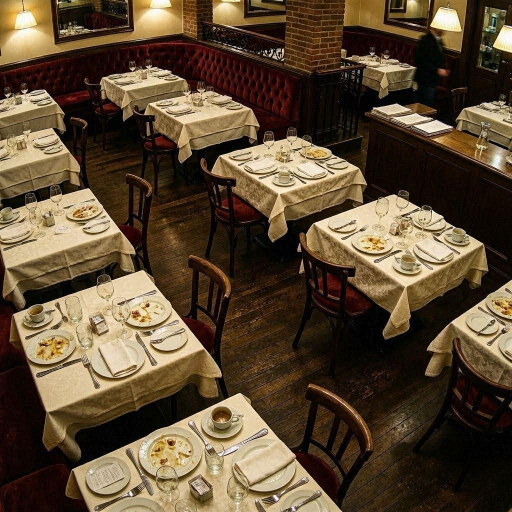
#> input picture foh-table-detection-yolov8/test/images/_03394a5e-61ed-478c-8cf0-4871148c026f_jpeg.rf.c8b63e7b12e23d11b4667b9665e5f145.jpg, 1024 x 1024 px (shown at 1/2 size); its folder holds only this picture in this run
$ python dataset_quality.py
#> lines starting #> are read from the running program, lines starting #| are printed output that depends on the picture
"""Create a provenance manifest and report perceptual near-duplicates.

Run from any directory:
    python tools/dataset_quality.py

The script never deletes or moves images. Review phash_duplicates.csv manually
before deciding whether two images are redundant.
"""

from __future__ import annotations

import argparse
import csv
import hashlib
import json
from collections import Counter
from pathlib import Path

import cv2
import numpy as np


SPLITS = ("train", "valid", "test")
IMAGE_SUFFIXES = {".jpg", ".jpeg", ".png", ".bmp", ".webp", ".tif", ".tiff"}
FALLBACK_CLASS_NAMES = {0: "clean", 1: "dirty", 2: "occupied"}
MANIFEST_FIELDS = [
    "image_path",
    "split",
    "labels_present",
    "label_instance_counts",
    "sha256",
    "phash64",
    "source_platform",
    "source_dataset",
    "dataset_project_url",
    "dataset_declared_license",
    "source_image_url",
    "author_credit",
    "image_license",
    "license_url",
    "authorization_reference",
    "authorization_scope",
    "provenance_status",
    "notes",
]
DUPLICATE_FIELDS = ["image_a", "image_b", "hamming_distance", "split_a", "split_b"]


def load_config(root: Path) -> dict:
    config_path = root / "data.yaml"
    try:
        import yaml
    except ImportError:
        return {}
    if not config_path.exists():
        return {}
    data = yaml.safe_load(config_path.read_text(encoding="utf-8")) or {}
    return data if isinstance(data, dict) else {}


def class_name_map(config: dict) -> dict[int, str]:
    names = config.get("names", FALLBACK_CLASS_NAMES)
    if isinstance(names, list):
        return {index: str(name) for index, name in enumerate(names)}
    if isinstance(names, dict):
        return {int(index): str(name) for index, name in names.items()}
    return FALLBACK_CLASS_NAMES.copy()


def sha256_file(path: Path) -> str:
    digest = hashlib.sha256()
    with path.open("rb") as stream:
        for chunk in iter(lambda: stream.read(1024 * 1024), b""):
            digest.update(chunk)
    return digest.hexdigest()


def perceptual_hash(path: Path) -> str:
    image = cv2.imread(str(path), cv2.IMREAD_GRAYSCALE)
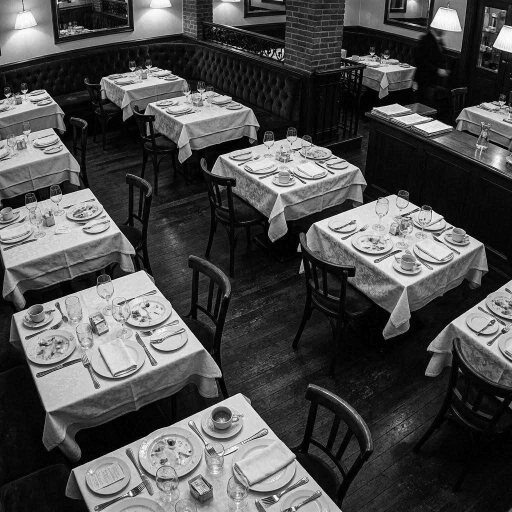
#> image: shape (1024, 1024) (shown at 1/2 size); min 0, max 255, mean 76.8
    if image is None:
        raise ValueError(f"Unable to read image: {path}")
    resized = cv2.resize(image, (32, 32), interpolation=cv2.INTER_AREA)
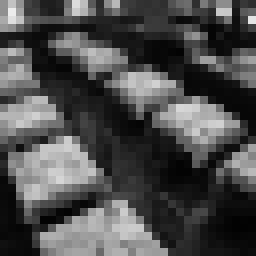
#> resized: shape (32, 32) (shown 8 times larger); min 2, max 236, mean 76.8
    coefficients = cv2.dct(np.float32(resized) / 255.0)[:8, :8].flatten()
#> coefficients = 64 values, max 9.63 at index 0, min -2.09 at index 18, mean 0.288
    median = float(np.median(coefficients[1:]))
#> median = 0.128
    bits = 0
    for coefficient in coefficients:
        bits = (bits << 1) | int(coefficient > median)
#> this loop made 64 passes
#> (coefficient, bits) on passes 1 to 12: (9.63, 1), (1.97, 3), (-0.0726, 6), (-0.478, 12), (-0.202, 24), (0.128, 48), (-0.209, 96), (-0.016, 192), (-0.156, 384), (-0.806, 768), (1.56, 1537), (1.42, 3075)
#> after the loop, bits = 13852878264178625295
    return f"{bits:016x}"


def read_label_counts(label_path: Path, names: dict[int, str]) -> Counter:
    counts: Counter = Counter()
    if not label_path.exists():
        return counts
    for line_number, line in enumerate(label_path.read_text(encoding="utf-8").splitlines(), 1):
        fields = line.split()
        if not fields:
            continue
        try:
            class_id = int(fields[0])
        except (ValueError, IndexError):
            raise ValueError(f"Invalid YOLO label at {label_path}:{line_number}")
        counts[names.get(class_id, f"class_{class_id}")] += 1
    return counts


def previous_metadata(path: Path) -> dict[str, dict[str, str]]:
    if not path.exists():
        return {}
    with path.open("r", encoding="utf-8-sig", newline="") as stream:
        return {row.get("image_path", ""): row for row in csv.DictReader(stream)}


def default_provenance(config: dict) -> dict[str, str]:
    roboflow = config.get("roboflow", {})
    if not isinstance(roboflow, dict):
        roboflow = {}
    project = str(roboflow.get("project", ""))
    version = str(roboflow.get("version", ""))
    return {
        "source_platform": "Roboflow export (original source to verify)",
        "source_dataset": f"{project} v{version}".strip(" v"),
        "dataset_project_url": str(roboflow.get("url", "")),
        "dataset_declared_license": str(roboflow.get("license", "")),
        "source_image_url": "",
        "author_credit": "",
        "image_license": "UNVERIFIED",
        "license_url": "",
        "authorization_reference": "",
        "authorization_scope": "",
        "provenance_status": "needs_manual_verification",
        "notes": (
            "The export declares a project-level license; verify the original "
            "image source and rights for this image."
        ),
    }


def main() -> None:
    parser = argparse.ArgumentParser(description=__doc__)
    default_root = Path(__file__).resolve().parents[1]
    parser.add_argument("--root", type=Path, default=default_root, help="YOLO dataset root")
    parser.add_argument("--threshold", type=int, default=4, help="Maximum pHash Hamming distance")
    parser.add_argument("--manifest", type=Path, help="Manifest CSV path (default: ROOT/dataset_manifest.csv)")
    parser.add_argument("--duplicates", type=Path, help="Duplicate report path (default: ROOT/phash_duplicates.csv)")
    args = parser.parse_args()

    root = args.root.resolve()
    manifest_path = (args.manifest or root / "dataset_manifest.csv").resolve()
    duplicates_path = (args.duplicates or root / "phash_duplicates.csv").resolve()
    config = load_config(root)
    names = class_name_map(config)
    old_rows = previous_metadata(manifest_path)
    defaults = default_provenance(config)
    rows = []
    image_records = []
    instance_totals: Counter = Counter()
    image_totals: Counter = Counter()

    for split in SPLITS:
        image_dir = root / split / "images"
        label_dir = root / split / "labels"
        if not image_dir.exists():
            continue
        for image_path in sorted(p for p in image_dir.iterdir() if p.suffix.lower() in IMAGE_SUFFIXES):
            relative_path = image_path.relative_to(root).as_posix()
            counts = read_label_counts(label_dir / f"{image_path.stem}.txt", names)
            instance_totals.update(counts)
            image_totals.update(counts.keys())
            row = {
                "image_path": relative_path,
                "split": split,
                "labels_present": ";".join(sorted(counts)),
                "label_instance_counts": json.dumps(dict(sorted(counts.items())), ensure_ascii=False),
                "sha256": sha256_file(image_path),
                "phash64": perceptual_hash(image_path),
            }
            prior = old_rows.get(relative_path, {})
            for field, default in defaults.items():
                row[field] = prior.get(field, default)
#> after the loop, row = 18 items
            rows.append(row)
            image_records.append((relative_path, split, int(row["phash64"], 16)))

    manifest_path.parent.mkdir(parents=True, exist_ok=True)
    with manifest_path.open("w", encoding="utf-8-sig", newline="") as stream:
        writer = csv.DictWriter(stream, fieldnames=MANIFEST_FIELDS)
        writer.writeheader()
        writer.writerows(rows)

    matches = []
    for index, (path_a, split_a, hash_a) in enumerate(image_records):
        for path_b, split_b, hash_b in image_records[index + 1 :]:
            distance = (hash_a ^ hash_b).bit_count()
            if distance <= args.threshold:
                matches.append({
                    "image_a": path_a,
                    "image_b": path_b,
                    "hamming_distance": distance,
                    "split_a": split_a,
                    "split_b": split_b,
                })
#> this loop made 3 passes
#> split_a on passes 1 to 3: 'train', 'valid', 'test'
#> after the loop, matches = 3 items
    duplicates_path.parent.mkdir(parents=True, exist_ok=True)
    with duplicates_path.open("w", encoding="utf-8-sig", newline="") as stream:
        writer = csv.DictWriter(stream, fieldnames=DUPLICATE_FIELDS)
        writer.writeheader()
        writer.writerows(matches)

    print(f"Images analysees : {len(rows)}")
#| Images analysees : 3
    print("Instances annotees : " + ", ".join(f"{name}={count}" for name, count in sorted(instance_totals.items())))
    print("Images contenant chaque classe : " + ", ".join(f"{name}={count}" for name, count in sorted(image_totals.items())))
    print(f"Paires pHash a controler (distance <= {args.threshold}) : {len(matches)}")
#| Paires pHash a controler (distance <= 4) : 3
    print(f"Manifeste : {manifest_path}")
    print(f"Rapport pHash : {duplicates_path}")


if __name__ == "__main__":
    main()
